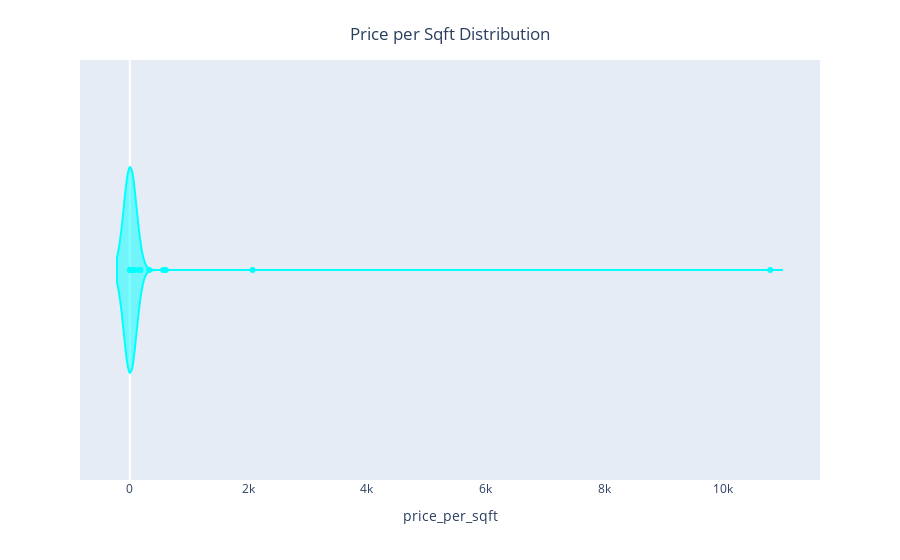

The code cell stored with this chart in its notebook:
### Code cell
fig = px.violin(df,x="price_per_sqft",color_discrete_sequence=['#00FFFF'])
fig.update_layout(
    xaxis=dict(showgrid=False),
    yaxis=dict(showgrid=False),
    title={
        'text':'Price per Sqft Distribution',
        'x':0.5,
        'y':0.95,
        'xanchor':'center',
        'yanchor':'top'
    }
)
fig.show()

### Figure 1 — Plotly figure (JSON) as saved in the notebook; plotly's stock layout.template omitted (floating-point values rounded to 4 significant figures; data arrays with more than 128 entries replaced by an {"elided": "..."} marker saying what was removed)
{"data": [{"alignmentgroup": "True", "box": {"visible": false}, "hovertemplate": "price_per_sqft=%{x}<extra></extra>", "legendgroup": "", "marker": {"color": "#00FFFF"}, "name": "", "offsetgroup": "", "orientation": "h", "scalegroup": "True", "showlegend": false, "type": "violin", "x": {"elided": "13320 float values"}, "x0": " ", "xaxis": "x", "y0": " ", "yaxis": "y"}], "layout": {"legend": {"tracegroupgap": 0}, "margin": {"t": 60}, "title": {"text": "Price per Sqft Distribution", "x": 0.5, "xanchor": "center", "y": 0.95, "yanchor": "top"}, "violinmode": "group", "xaxis": {"anchor": "y", "domain": [0, 1], "showgrid": false, "title": {"text": "price_per_sqft"}}, "yaxis": {"anchor": "x", "domain": [0, 1], "showgrid": false}}}
